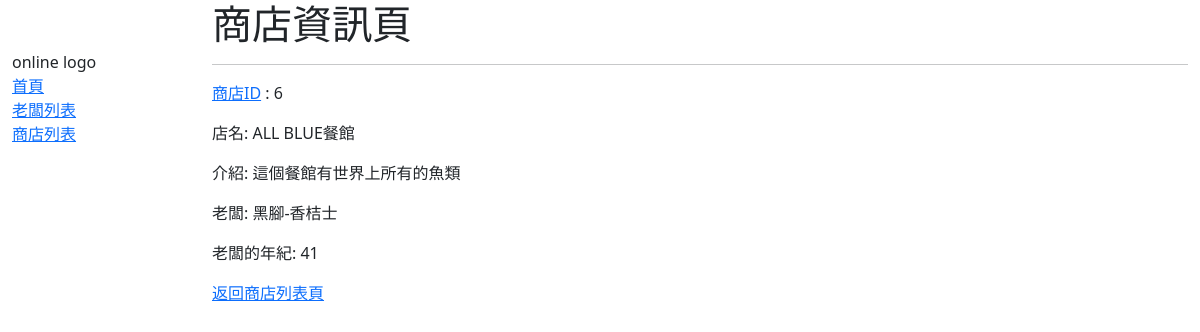
Page /online/store/6 on the committed database.
### online/models.py (models this page shows, shortened)
class Store(models.Model):
    title = models.CharField(max_length=100)
    description = models.TextField()
    employer = models.ForeignKey(Employer, on_delete=models.SET_NULL, null=True)

class Employer(models.Model):
    first_name = models.CharField(max_length=100)
    last_name = models.CharField(max_length=100)
    age = models.PositiveIntegerField()
    class Meta:
        ordering = ['last_name', 'first_name']
    def __str__(self):
        return f'{self.first_name}-{self.last_name}'

### online/views.py (the view)
# urls.py: path("store/<int:pk>", views.StoreDetailView.as_view(), name="store-detail"),
class StoreDetailView(generic.DetailView):
    model = Store

### online/templates/online/store_detail.html
{% extends 'sidebar.html' %}
{% block content %}
  <h1>商店資訊頁</h1>
  <hr>
  <p><a href="{% url 'store-update' store.id %}">商店ID</a> : {{ store.id }} </p>
  <p>店名: {{ store.title }} </p>
  <p>介紹: {{ store.description }} </p>
  <p>老闆: {{ store.employer }} </p>
  <p>老闆的年紀: {{ store.employer.age }} </p>
  <a href="{% url 'store-list' %}">返回商店列表頁</a>
{% endblock %}

### rows in the picture
Store: id "6", title "ALL BLUE餐館", description "這個餐館有世界上所有的魚類", employer "黑腳-香桔士", employer.age "41"
